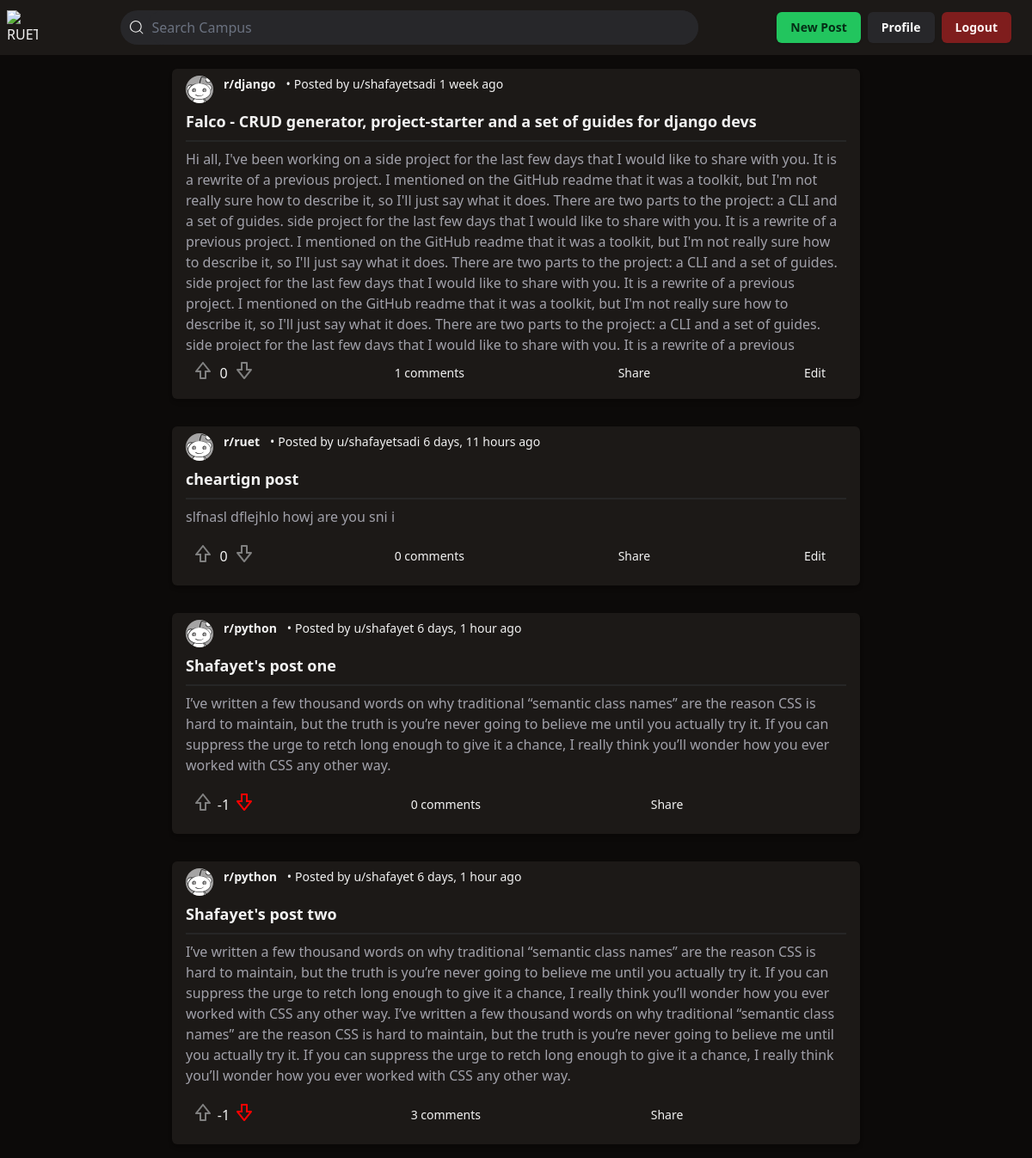
Page /campus/ (signed in) on the committed database.
### campus/models.py (models this page shows, shortened)
class Post(models.Model):
    title = models.CharField(max_length=100)
    content = RichTextField(blank=True, null=True)
    body = MarkdownxField(blank=True, null=True)
    date_posted = models.DateTimeField(default=timezone.now)
    author = models.ForeignKey(User, on_delete=models.CASCADE)
    thread = models.ForeignKey(Thread, related_name='posts', on_delete=models.CASCADE, null=True)
    voters = models.ManyToManyField(User, through='Vote', related_name='voted_posts')
    def get_vote_count(self):
        return self.votes.filter(vote_type=1).count() - self.votes.filter(vote_type=-1).count()

class Thread(models.Model):
    thread_name = models.CharField(max_length=100)
    thread_title = models.CharField(max_length=100, blank=True)
    created = models.DateTimeField(auto_now_add=True)
    subscribers = models.ManyToManyField(User, through='Subscribed', related_name='subscribed_threads')
    image = models.ImageField(default='thread.jpg', upload_to='thread_pics')
    def __str__(self):
        return self.thread_name

### campus/views.py (the view)
# urls.py: path('', PostListView.as_view(), name='campus-home'),
class PostListView(ListView):
    model = Post
    template_name = 'campus/index.html' # <app>/<model>_<viewtype>.html
    context_object_name = 'posts'
    ordering = ['-date_posted']
    def get_queryset(self):
        if self.request.user.is_authenticated:
            return Post.objects.all()
        else:
            return Post.objects.filter(thread__thread_name='ruet')

### campus/templatetags/custom_tags.py (called while the page is built)
@register.simple_tag
def get_user_vote(post_id, user_id):
    user_vote = Vote.objects.filter(post=post_id, user=user_id).first()
    return user_vote

### campus/templates/campus/index.html
{% extends "campus/base.html" %} {% block content %}
{% load humanize %}
{% load static %}
<div class="grid grid-cols-1 justify-items-center max-w-[800px] mx-4">
  {% for post in posts %}
    {% include 'campus/post_card.html' %}
  {% endfor %}
</div>
{% endblock content %}

### campus/templates/campus/post_card.html
{% load humanize %} {% load static %} {% load custom_tags %}
<div class="w-full max-h-96 overflow-hidden m-4 bg-[--card] rounded-md shadow-md px-4 py-2">
  <div class="flex gap-1 text-sm">
    <a href="">
      <img class="w-8 rounded-full" src="{{ post.thread.image.url }}" />
    </a>
    <a class="font-bold px-2" href="">r/{{ post.thread }}</a>
    <span class="">•</span>
    <span class="">Posted by</span>
    <div class="">
      <div>
        <a>u/{{ post.author }}</a>
      </div>
    </div>
    <span>{{ post.date_posted|naturaltime }}</span>
  </div>
  <div class="max-h-72 overflow-hidden">
    <div class="">
      <a href="{% url 'post-detail' post.id %}">
        <h2 class="py-2 text-[18px] font-semibold">
          {{ post.title }}
        </h2>
      </a>
      <hr class="bg-[--muted] text-[--muted] h-[2px] border-none" />
    </div>
    <div>
      <a>
        <div class="py-2 text-muted-foreground">
          <div>{{ post.content }}</div>
        </div>
      </a>
    </div>
  </div>
  <div class="flex justify-between items-center m-2">
    {% include 'campus/vote.html' %}
    <div>
      <a href="{% url 'post-detail' post.id %}">
        <button class="inline-flex items-center justify-center whitespace-nowrap rounded-md text-sm font-medium transition-colors focus-visible:outline-none focus-visible:ring-1 focus-visible:ring-ring disabled:pointer-events-none disabled:opacity-50 hover:bg-accent hover:text-accent-foreground h-9 px-4 py-2">
          <span>{{ post.comments.count }} comments</span>
        </button>
      </a
      >
    </div>
    <div>
      <a href="{% url 'post-detail' post.id %}">
        <button class="inline-flex items-center justify-center whitespace-nowrap rounded-md text-sm font-medium transition-colors focus-visible:outline-none focus-visible:ring-1 focus-visible:ring-ring disabled:pointer-events-none disabled:opacity-50 hover:bg-accent hover:text-accent-foreground h-9 px-4 py-2">
          Share
        </button>
      </a
      >
    </div>
    <div>
      {% if post.author == user %}
      <a href="{% url 'post-update' post.id %}">
        <button class="inline-flex items-center justify-center whitespace-nowrap rounded-md text-sm font-medium transition-colors focus-visible:outline-none focus-visible:ring-1 focus-visible:ring-ring disabled:pointer-events-none disabled:opacity-50 hover:bg-accent hover:text-accent-foreground h-9 px-4 py-2">
          Edit
        </button>
      </a>
      {% endif %}
    </div>
  </div>
</div>

### campus/templates/campus/vote.html (shortened to what this page needs)
{% load custom_tags %}
<div class="flex justify-center items-center">
  {% get_user_vote post.id request.user.id as user_vote %}
  {% if user_vote %}
    {% if user_vote.vote_type == 1 %}
    <form method="post" action="{% url 'upvote' post.id %}">
      {% csrf_token %}
      <button type="submit">
        <svg
          height="24"
          viewBox="0 0 24 24"
          width="24"
          xmlns="http://www.w3.org/2000/svg"
          fill="green"
        >
          <path
            d="M12.781 2.375c-.381-.475-1.181-.475-1.562 0l-8 10A1.001 1.001 0 0 0 4 14h4v7a1 1 0 0 0 1 1h6a1 1 0 0 0 1-1v-7h4a1.001 1.001 0 0 0 .781-1.625l-8-10zM15 12h-1v8h-4v-8H6.081L12 4.601 17.919 12H15z"
          />
        </svg>
      </button>
    </form>
    {% else %}
    <form method="post" action="{% url 'upvote' post.id %}">
      <button type="submit">
        <svg
          height="24"
          viewBox="0 0 24 24"
          width="24"
          xmlns="http://www.w3.org/2000/svg"
          fill="gray"
        >
          <path
            d="M12.781 2.375c-.381-.475-1.181-.475-1.562 0l-8 10A1.001 1.001 0 0 0 4 14h4v7a1 1 0 0 0 1 1h6a1 1 0 0 0 1-1v-7h4a1.001 1.001 0 0 0 .781-1.625l-8-10zM15 12h-1v8h-4v-8H6.081L12 4.601 17.919 12H15z"
          />
        </svg>
      </button>
    </form>
    {% endif %}
  {% else %}
    <form method="post" action="{% url 'upvote' post.id %}">
      <button type="submit">
        <svg
          height="24"
          viewBox="0 0 24 24"
          width="24"
          xmlns="http://www.w3.org/2000/svg"
          fill="gray"
        >
          <path
            d="M12.781 2.375c-.381-.475-1.181-.475-1.562 0l-8 10A1.001 1.001 0 0 0 4 14h4v7a1 1 0 0 0 1 1h6a1 1 0 0 0 1-1v-7h4a1.001 1.001 0 0 0 .781-1.625l-8-10zM15 12h-1v8h-4v-8H6.081L12 4.601 17.919 12H15z"
          />
        </svg>
      </button>
    </form>
  {% endif %}
  <div class="w-6 flex justify-center ">{{ post.get_vote_count }}</div>
  {% if user_vote %} {% if user_vote.vote_type == -1 %}
  <form method="post" action="{% url 'downvote' post.id %}">
    <button>
      <svg
        height="24"
        viewBox="0 0 24 24"
        width="24"
        xmlns="http://www.w3.org/2000/svg"
        fill="red"
      >
        <path
          d="M20.901 10.566A1.001 1.001 0 0 0 20 10h-4V3a1 1 0 0 0-1-1H9a1 1 0 0 0-1 1v7H4a1.001 1.001 0 0 0-.781 1.625l8 10a1 1 0 0 0 1.562 0l8-10c.24-.301.286-.712.12-1.059zM12 19.399 6.081 12H10V4h4v8h3.919L12 19.399z"
        />
      </svg>
    </button>
  </form>
  {% endif %} {% else %}
  <form method="post" action="{% url 'downvote' post.id %}">
    <button>
      <svg
        height="24"
        viewBox="0 0 24 24"
        width="24"
        xmlns="http://www.w3.org/2000/svg"
        fill="gray"
      >
        <path
          d="M20.901 10.566A1.001 1.001 0 0 0 20 10h-4V3a1 1 0 0 0-1-1H9a1 1 0 0 0-1 1v7H4a1.001 1.001 0 0 0-.781 1.625l8 10a1 1 0 0 0 1.562 0l8-10c.24-.301.286-.712.12-1.059zM12 19.399 6.081 12H10V4h4v8h3.919L12 19.399z"
        />
      </svg>
    </button>
  </form>
  {% endif %}
</div>

### rows in the picture
Post: thread.image (picture), thread "django", author "shafayetsadi", date_posted "1 week ago", title "Falco - CRUD generator, project-starter and a set of guides for django devs", content "Hi all, I've been working on a side project for the last few days that I would like to share with you. It is a rewrite of a previous project. I mentioned on the GitHub readme that it was a toolkit, but I'm not really sure how to describe it, so I'll just say what it does. There are two parts to the project: a CLI and a set of guides. side project for the last few days that I would like to share with you. It is a rewrite of a previous project. I mentioned on the GitHub readme that it was a toolkit, but I'm not really sure how to describe it, so I'll just say what it does. There are two parts to the project: a CLI and a set of guides. side project for the last few days that I would like to…", get_vote_count "0", comments.count "1", shows "Edit"
Post: thread.image (picture), thread "ruet", author "shafayetsadi", date_posted "6 days, 11 hours ago", title "cheartign post", content "slfnasl dflejhlo howj are you sni i", get_vote_count "0", comments.count "0", shows "Edit"
Post: thread.image (picture), thread "python", author "shafayet", date_posted "6 days, 1 hour ago", title "Shafayet's post one", content "I’ve written a few thousand words on why traditional “semantic class names” are the reason CSS is hard to maintain, but the truth is you’re never going to believe me until you actually try it. If you can suppress the urge to retch long enough to give it a chance, I really think you’ll wonder how you ever worked with CSS any other way.", get_vote_count "-1", comments.count "0"
Post: thread.image (picture), thread "python", author "shafayet", date_posted "6 days, 1 hour ago", title "Shafayet's post two", content "I’ve written a few thousand words on why traditional “semantic class names” are the reason CSS is hard to maintain, but the truth is you’re never going to believe me until you actually try it. If you can suppress the urge to retch long enough to give it a chance, I really think you’ll wonder how you ever worked with CSS any other way. I’ve written a few thousand words on why traditional “semantic class names” are the reason CSS is hard to maintain, but the truth is you’re never going to believe me until you actually try it. If you can suppress the urge to retch long enough to give it a chance, I really think you’ll wonder how you ever worked with CSS any other way.", get_vote_count "-1", comments.count "3"
